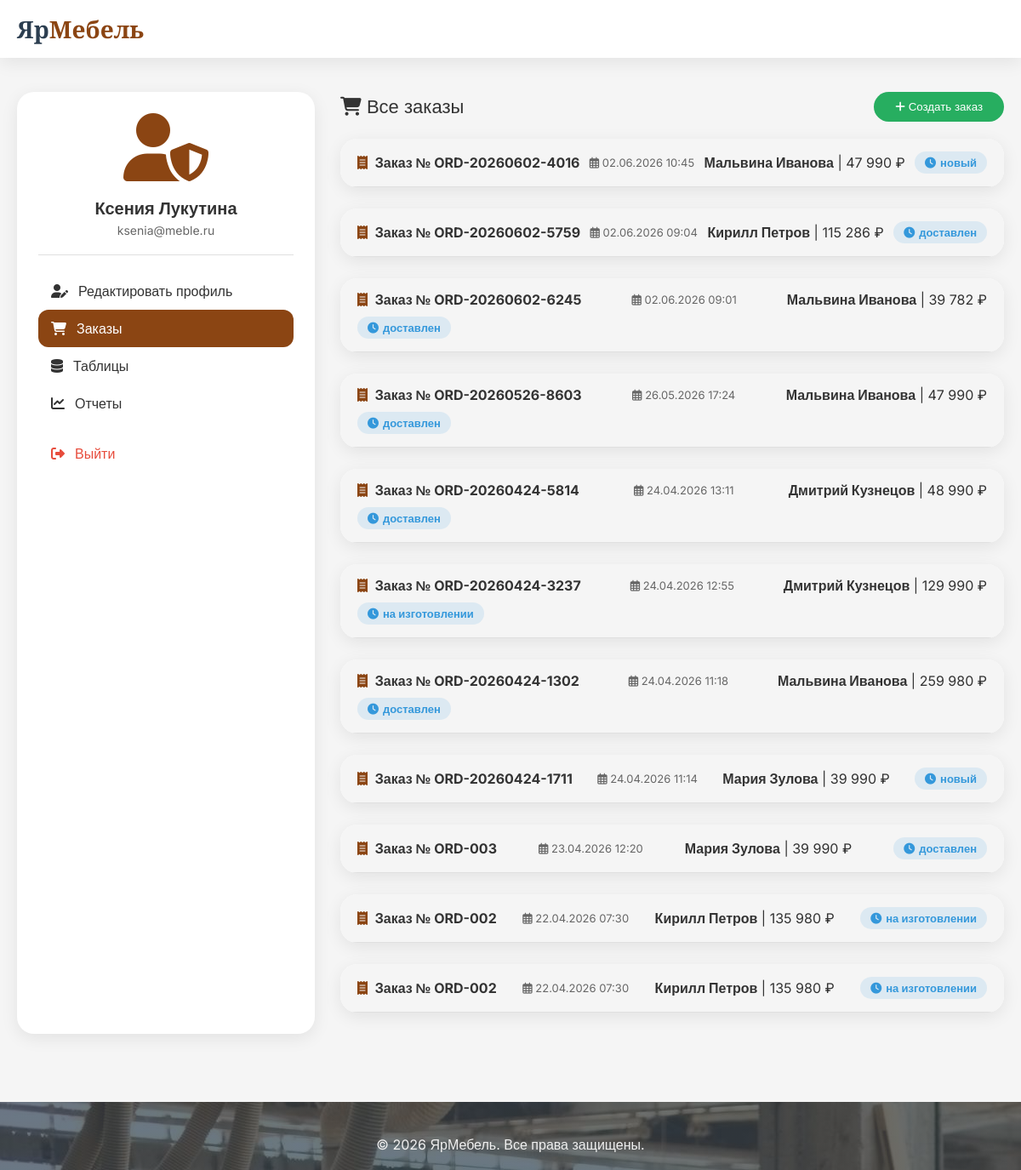
Screenshot of /admin-panel.php (signed in) with the database file from the repository.
### tables this page shows
CREATE TABLE `usersd` (
  `id` int(10) UNSIGNED NOT NULL,
  `role_id` int(10) UNSIGNED NOT NULL,
  `first_name` varchar(50) NOT NULL,
  `last_name` varchar(50) NOT NULL,
  `email` varchar(100) NOT NULL,
  `password` varchar(255) NOT NULL,
  `phone` varchar(20) DEFAULT NULL,
  `created_at` timestamp NOT NULL DEFAULT current_timestamp()
);

CREATE TABLE `ordersd` (
  `id` int(10) UNSIGNED NOT NULL,
  `user_id` int(10) UNSIGNED NOT NULL,
  `order_number` varchar(20) NOT NULL,
  `status` enum('новый','на изготовлении','готов','доставлен','отменен') DEFAULT 'новый',
  `total` decimal(12,2) NOT NULL,
  `address` text NOT NULL,
  `comment` text DEFAULT NULL,
  `created_at` timestamp NOT NULL DEFAULT current_timestamp()
);

### admin-panel.php (the view, shortened to what this page needs)
<?php
$host = 'localhost';
$dbname = 'diplom';
$username = 'root';
$password = '';
try {
    $pdo = new PDO("mysql:host=$host;dbname=$dbname;charset=utf8mb4", $username, $password);
    $pdo->setAttribute(PDO::ATTR_ERRMODE, PDO::ERRMODE_EXCEPTION);
    $pdo->setAttribute(PDO::ATTR_DEFAULT_FETCH_MODE, PDO::FETCH_ASSOC);
} catch(PDOException $e) {
    die("Ошибка подключения к базе данных: " . $e->getMessage());
}
$stmt = $pdo->prepare("SELECT * FROM usersD WHERE id = ?");
$stmt->execute([$_SESSION['user_id']]);
$user = $stmt->fetch();
$current_table = isset($_GET['table']) ? $_GET['table'] : 'productsD';
$stmt = $pdo->query("SELECT * FROM $current_table");
$table_data = $stmt->fetchAll();
$all_orders = $pdo->query("
    SELECT o.*, u.first_name, u.last_name, u.email
    FROM ordersD o
    JOIN usersD u ON o.user_id = u.id
    ORDER BY o.created_at DESC
")->fetchAll();
$status_styles = [
    'Новый' => ['class' => 'status-new', 'icon' => 'fa-clock'],
    'На изготовлении' => ['class' => 'status-production', 'icon' => 'fa-gear'],
    'Отправлен' => ['class' => 'status-shipped', 'icon' => 'fa-truck'],
    'Доставлен' => ['class' => 'status-delivered', 'icon' => 'fa-check-circle'],
    'Отменен' => ['class' => 'status-cancelled', 'icon' => 'fa-ban']
];
?>
<!DOCTYPE html>
<html lang="ru">
<head>
    <link rel="stylesheet" href="https://cdnjs.cloudflare.com/ajax/libs/font-awesome/6.5.1/css/all.min.css">
</head>
<body>
<header class="header">
    <div class="container">
        <div class="header-top">
            <div class="logo"><a href="index.php">Яр<span>Мебель</span></a></div>
        </div>
    </div>
</header>
<section class="profile-section">
    <div class="container">
        <div class="profile-grid">
            <div class="sidebar-card">
                <div class="avatar"><i class="fas fa-user-shield"></i></div>
                <div class="user-name"><?php echo htmlspecialchars($user['first_name'] . ' ' . $user['last_name']); ?></div>
                <div class="user-email"><?php echo htmlspecialchars($user['email']); ?></div>
                <div class="sidebar-menu">
                    <div class="sidebar-menu-item" data-tab="edit"><i class="fas fa-user-edit"></i> <span>Редактировать профиль</span></div>
                    <div class="sidebar-menu-item active" data-tab="orders"><i class="fas fa-shopping-cart"></i> <span>Заказы</span></div>
                    <div class="sidebar-menu-item" data-tab="tables"><i class="fas fa-database"></i> <span>Таблицы</span></div>
                    <div class="sidebar-menu-item" data-tab="reports"><i class="fas fa-chart-line"></i> <span>Отчеты</span></div>
                </div>
                <a href="logout.php" class="logout-btn"><i class="fas fa-sign-out-alt"></i> <span>Выйти</span></a>
            </div>
            <div class="right-content">
                <div id="tab-orders" class="tab-content">
                    <div class="orders-title">
                        <span><i class="fas fa-shopping-cart"></i> Все заказы</span>
                        <button class="btn-create-order" onclick="toggleCreateOrderForm()"><i class="fas fa-plus"></i> Создать заказ</button>
                    </div>
                    <?php if (count($all_orders) > 0): ?>
                        <?php foreach ($all_orders as $order): ?>
                        <div class="order-card">
                            <div class="order-header" onclick="toggleOrderBody(this)">
                                <div class="order-number"><i class="fas fa-receipt"></i> Заказ № <?php echo htmlspecialchars($order['order_number']); ?></div>
                                <div class="order-date"><i class="far fa-calendar-alt"></i> <?php echo date('d.m.Y H:i', strtotime($order['created_at'])); ?></div>
                                <div><strong><?php echo htmlspecialchars($order['first_name'] . ' ' . $order['last_name']); ?></strong> | <?php echo number_format($order['total'], 0, '', ' '); ?> ₽</div>
                                <div class="order-status <?php echo $status_styles[$order['status']]['class'] ?? 'status-new'; ?>">
                                    <i class="fas <?php echo $status_styles[$order['status']]['icon'] ?? 'fa-clock'; ?>"></i>
                                    <?php echo htmlspecialchars($order['status']); ?>
                                </div>
                            </div>
                        </div>
                        <?php endforeach; ?>
                    <?php else: ?>
                        <p>Нет заказов</p>
                    <?php endif; ?>
                </div>
                <div id="tab-tables" class="tab-content" style="display: none;">
                    <div class="table-container">
                        <?php if (count($table_data) > 0): ?>
                        <div style="overflow-x: auto;">
                                    <?php foreach ($table_data as $row): ?>
                                         </div>
                                    <?php endforeach; ?>
                        <?php else: ?>
                            <p>Нет данных в таблице</p>
                        <?php endif; ?>
</section>
<footer class="footer">
    <div class="container">
        <p>&copy; 2026 ЯрМебель. Все права защищены.</p>
    </div>
</footer>
</body>
</html>

### admin-panel.php (style rules this page uses)
:root { --primary: #8B4513; --primary-dark: #6B3410; --dark: #2C3E50; --text: #333; --text-light: #666; --bg-light: #f5f5f5; --bg-white: #fff; --border: #e0e0e0; --shadow: 0 5px 20px rgba(0,0,0,0.08); --transition: all 0.3s ease; }
* { margin: 0; padding: 0; box-sizing: border-box; }
body { font-family: 'Inter', sans-serif; color: var(--text); background-color: var(--bg-light); }
.container { max-width: 1280px; margin: 0 auto; padding: 0 20px; }
a { text-decoration: none; color: inherit; }
.header { background: var(--bg-white); box-shadow: var(--shadow); padding: 15px 0; position: sticky; top: 0; z-index: 100; }
.header-top { display: flex; align-items: center; justify-content: space-between; flex-wrap: wrap; gap: 20px; }
.logo a { font-size: 28px; font-weight: 700; font-family: 'Playfair Display', serif; color: var(--dark); }
.logo span { color: var(--primary); }
.profile-section { padding: 40px 0; }
.profile-grid { display: grid; grid-template-columns: 350px 1fr; gap: 30px; }
.sidebar-card { background: var(--bg-white); border-radius: 20px; padding: 25px; box-shadow: var(--shadow); position: sticky; top: 100px; }
.avatar { text-align: center; margin-bottom: 20px; }
.avatar i { font-size: 80px; color: var(--primary); }
.user-name { font-size: 20px; font-weight: 600; text-align: center; margin-bottom: 5px; }
.user-email { text-align: center; color: var(--text-light); margin-bottom: 20px; font-size: 14px; }
.sidebar-menu { border-top: 1px solid var(--border); padding-top: 20px; }
.sidebar-menu-item { display: flex; align-items: center; gap: 12px; padding: 12px 15px; border-radius: 12px; cursor: pointer; transition: var(--transition); }
.sidebar-menu-item.active { background: var(--primary); color: white; }
.logout-btn { display: flex; align-items: center; gap: 12px; padding: 12px 15px; border-radius: 12px; color: #e74c3c; margin-top: 15px; transition: var(--transition); }
.orders-title { font-size: 22px; margin-bottom: 20px; display: flex; align-items: center; gap: 10px; flex-wrap: wrap; justify-content: space-between; }
.btn-create-order { background: #27ae60; color: white; border: none; padding: 10px 25px; border-radius: 30px; cursor: pointer; font-weight: 500; }
.order-card { background: var(--bg-white); border-radius: 20px; margin-bottom: 25px; overflow: hidden; box-shadow: var(--shadow); transition: var(--transition); }
.order-header { background: var(--bg-light); padding: 15px 20px; display: flex; justify-content: space-between; align-items: center; flex-wrap: wrap; gap: 10px; border-bottom: 1px solid var(--border); cursor: pointer; }
.order-number { font-weight: 700; font-size: 16px; }
.order-number i { color: var(--primary); margin-right: 5px; }
.order-date { font-size: 13px; color: var(--text-light); }
.order-status { padding: 5px 12px; border-radius: 20px; font-size: 13px; font-weight: 600; display: inline-flex; align-items: center; gap: 5px; }
.status-new { background: #3498db20; color: #3498db; }
.footer { background: linear-gradient(rgba(44,62,80,0.7), rgba(44,62,80,0.7)), url('images/1.jpg'); color: #f0f0f0; padding: 40px 0 20px; text-align: center; margin-top: 40px; }

### rows the page displays
usersd: first_name+last_name "Ксения Лукутина", email "ksenia@meble.ru"
ordersd: order_number "ORD-20260602-4016", created_at "02.06.2026 10:45", user.last_name "Мальвина Иванова", total "47 990", status "новый"
ordersd: order_number "ORD-20260602-5759", created_at "02.06.2026 09:04", user.last_name "Кирилл Петров", total "115 286", status "доставлен"
ordersd: order_number "ORD-20260602-6245", created_at "02.06.2026 09:01", user.last_name "Мальвина Иванова", total "39 782", status "доставлен"
ordersd: order_number "ORD-20260526-8603", created_at "26.05.2026 17:24", user.last_name "Мальвина Иванова", total "47 990", status "доставлен"
ordersd: order_number "ORD-20260424-5814", created_at "24.04.2026 13:11", user.last_name "Дмитрий Кузнецов", total "48 990", status "доставлен"
ordersd: order_number "ORD-20260424-3237", created_at "24.04.2026 12:55", user.last_name "Дмитрий Кузнецов", total "129 990", status "на изготовлении"
ordersd: order_number "ORD-20260424-1302", created_at "24.04.2026 11:18", user.last_name "Мальвина Иванова", total "259 980", status "доставлен"
ordersd: order_number "ORD-20260424-1711", created_at "24.04.2026 11:14", user.last_name "Мария Зулова", total "39 990", status "новый"
ordersd: order_number "ORD-003", created_at "23.04.2026 12:20", user.last_name "Мария Зулова", total "39 990", status "доставлен"
ordersd: order_number "ORD-002", created_at "22.04.2026 07:30", user.last_name "Кирилл Петров", total "135 980", status "на изготовлении"
